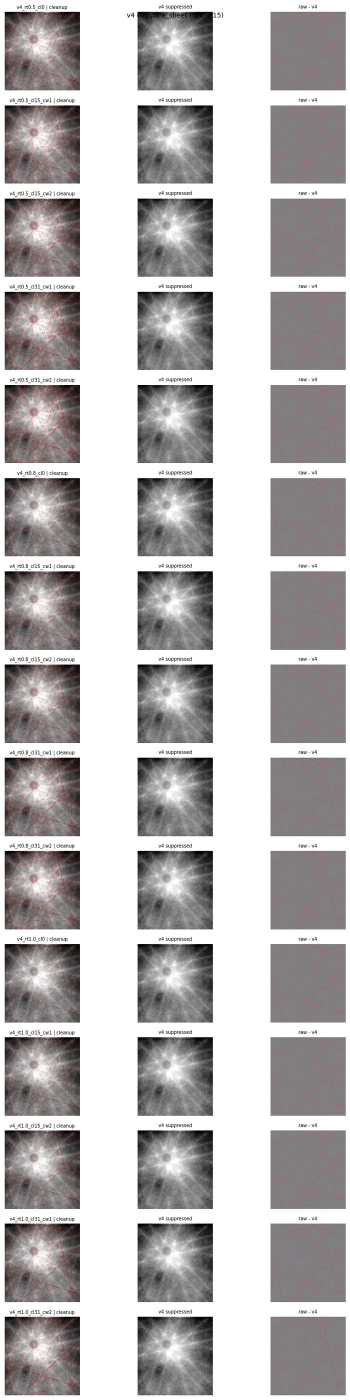
#> input picture docs/review_runs/visual_line_hide_v4/compare_sheet.jpg, 700 x 2800 px (shown at 1/2 size)
$ python -i line_band_contrast_suppress_v4.py   (imports and definitions only)
#> lines starting #> are read from the running program, lines starting #| are printed output that depends on the picture
"""Stage 2f - Visual Line Hide v4.

Builds on the v3 baseline `C90b_bt1.0_wc7_h6_kh0.3` and adds a *residual
dark cleanup* pass that targets the discontinuous dark dots / segments
the reviewer flagged on v3 (line crossings, original long-line locations).

Pipeline:

1. Run the v3 baseline ONCE with the fixed parameters above and obtain
   `suppressed_v3`, `v3_core`, `v3_halo`, the structure-tensor normal
   field and the side-band fallback bg.

2. Compute a *residual dark score* on `suppressed_v3`:

       bg_low_after = gaussian(suppressed_v3, sigma=20)
       dark_residual_after = bg_low_after - suppressed_v3
       residual_score = max(dark_residual_after, 0) / max(local_noise, MAD)

   Threshold sweep: 0.5σ / 0.8σ / 1.0σ.

3. Split the prepared `protect_mask` into:

   - `protect_true_blob`: compact blobs that do NOT sit on lines
     (overlap with `dilate(broad_line_mask, 3)` ≤ 30 %). Preserved.
   - `protect_on_line`: compact blobs that DO sit on lines
     (overlap > 30 %). Allowed to be cleaned.

4. Directional closing of `v3_core` along multiple line orientations
   ({0,30,60,90,120,150}°) at (length=closing_len, width=closing_width)
   to fill in along-the-line breaks. The new pixels are added to the
   cleanup mask only where they also fall inside `broad_line_mask`
   (sato75), so we never bridge unrelated structure.

5. Cleanup candidates = (residual_score > threshold)
   AND inside `dilate(line_region, margin=4)`
   AND component is either elongated OR overlaps `broad_line_mask`.
   The cleanup mask is the union of these candidates and the
   close-extension pixels, with `protect_true_blob` subtracted.

6. The cleanup mask is filled with the same orientation-aware bg as v3
   (sampled along ±normal, smaller distance set), falling back to the
   v2 side-band bg where directional sampling has no valid neighbour.
   Cleanup pixels are hard-replaced; no soft retention of raw.

7. Outputs per variant: summary_panel.png (full + 4 zoom crops),
   suppressed_preview.png, removed.png, cleanup_mask.png,
   residual_dark_mask.png; aggregate sheets and a dedicated
   baseline_v3_vs_v4_compare panel.

Sweep budget: 3 residual_threshold × {cl=0(1), cl=15(cw1,cw2), cl=31(cw1,cw2)}
= 3 × 5 = 15 variants.
"""

from __future__ import annotations

import argparse
import csv
import json
import time
import warnings
from itertools import product
from pathlib import Path

import numpy as np
import tifffile
from PIL import Image
from scipy import ndimage
from skimage import measure
from skimage.morphology import binary_closing, binary_dilation, disk

import matplotlib
# [1 line not run here, left out]
import matplotlib.pyplot as plt


# --------------------------------------------------------------------------- #
# IO helpers
# --------------------------------------------------------------------------- #

def load_tif(path: Path) -> np.ndarray:
    return tifffile.imread(str(path))


def load_mask(path: Path) -> np.ndarray:
    img = Image.open(str(path)).convert("L")
    return np.asarray(img) > 127


def save_mask(path: Path, mask: np.ndarray) -> None:
    path.parent.mkdir(parents=True, exist_ok=True)
    Image.fromarray((mask.astype(np.uint8) * 255)).save(str(path))


def save_uint8(path: Path, arr8: np.ndarray) -> None:
    path.parent.mkdir(parents=True, exist_ok=True)
    Image.fromarray(arr8).save(str(path))


def save_tif(path: Path, arr: np.ndarray) -> None:
    path.parent.mkdir(parents=True, exist_ok=True)
    tifffile.imwrite(str(path), arr, compression="zlib")


# --------------------------------------------------------------------------- #
# Black-line / residual dark score
# --------------------------------------------------------------------------- #

# [16 lines left out: function compute_dark_score, not called in this run]


# --------------------------------------------------------------------------- #
# Structure tensor (carried from v3)
# --------------------------------------------------------------------------- #

def compute_normal_direction(
    img_f: np.ndarray, sigma_pre: float = 1.0, sigma_tensor: float = 4.0,
) -> tuple[np.ndarray, np.ndarray, np.ndarray]:
#> called with sigma_pre = 1, sigma_tensor = 4
    img_s = ndimage.gaussian_filter(img_f, sigma=sigma_pre)
    gx = ndimage.sobel(img_s, axis=1)
    gy = ndimage.sobel(img_s, axis=0)
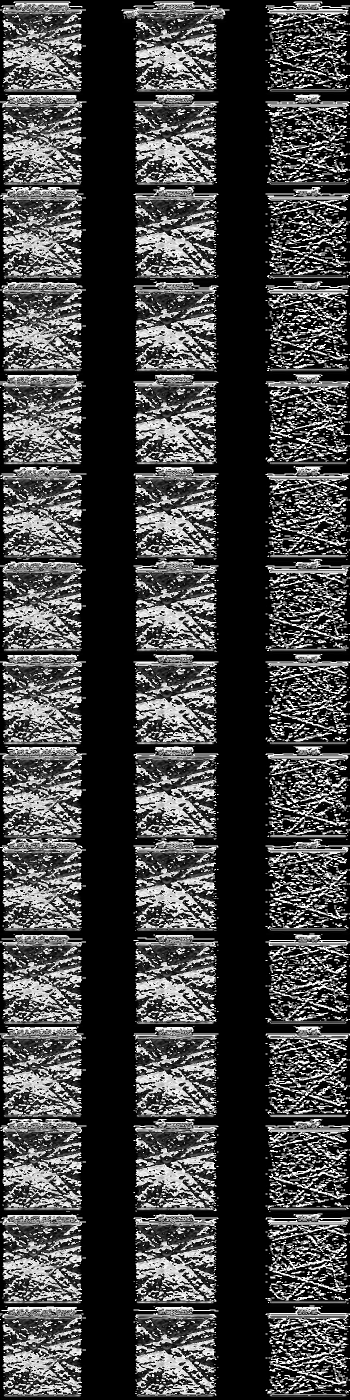
#> gy: shape (2800, 700) (shown at 1/2 size); min 0, max 255, mean 68.9
    Jxx = ndimage.gaussian_filter(gx * gx, sigma=sigma_tensor)
    Jxy = ndimage.gaussian_filter(gx * gy, sigma=sigma_tensor)
    Jyy = ndimage.gaussian_filter(gy * gy, sigma=sigma_tensor)
    theta_n = 0.5 * np.arctan2(2.0 * Jxy, Jxx - Jyy)
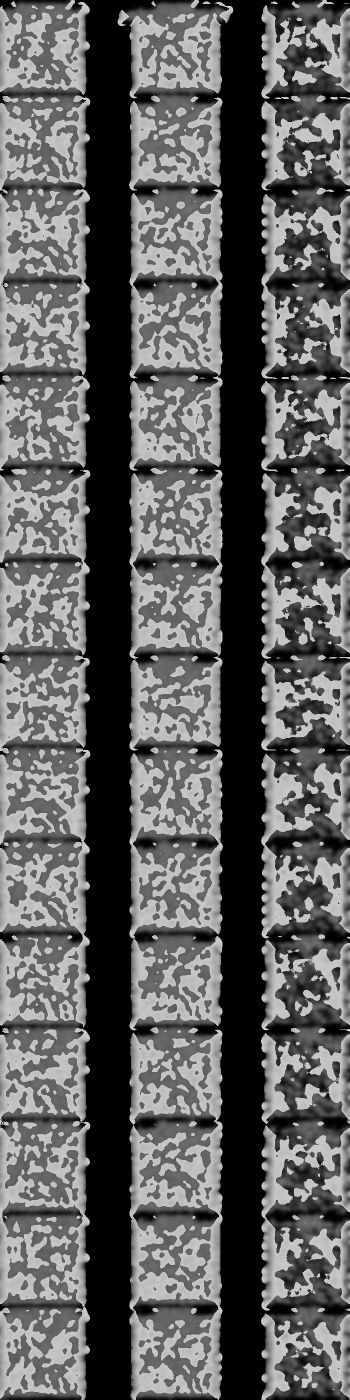
#> theta_n: shape (2800, 700) float64 (shown at 1/2 size); min 0, max 0.785, mean 0.378
    cos_n = np.cos(theta_n).astype(np.float32)
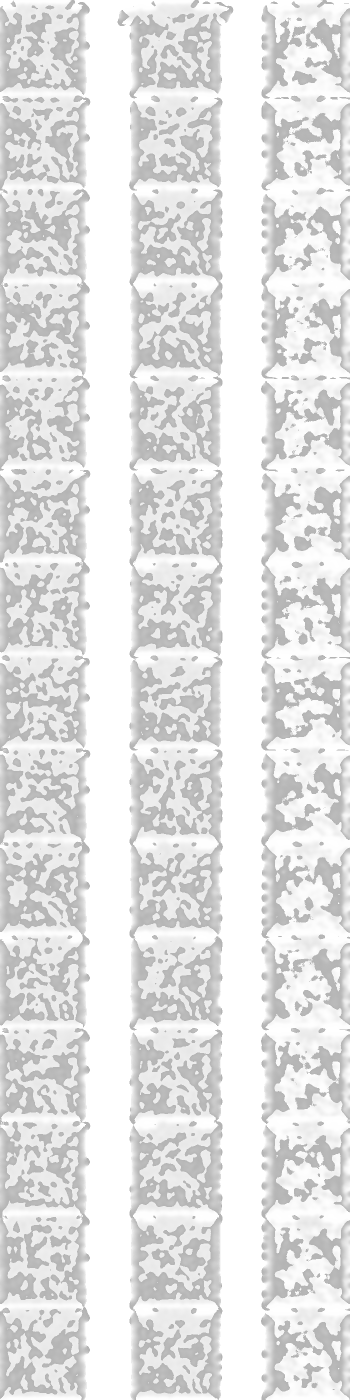
#> cos_n: shape (2800, 700) float32 (shown at 1/2 size); min 0.707, max 1, mean 0.889
    sin_n = np.sin(theta_n).astype(np.float32)
    tmp = np.sqrt(np.maximum((Jxx - Jyy) ** 2 + 4.0 * Jxy ** 2, 0.0))
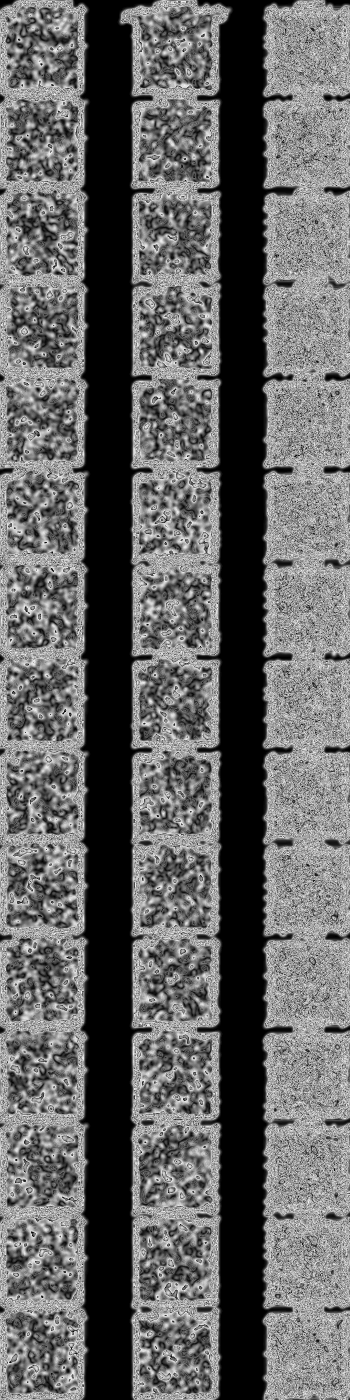
#> tmp: shape (2800, 700) float64 (shown at 1/2 size); min 0, max 35.28, mean 13.7; drawn with min black and max white
    lam1 = 0.5 * (Jxx + Jyy + tmp)
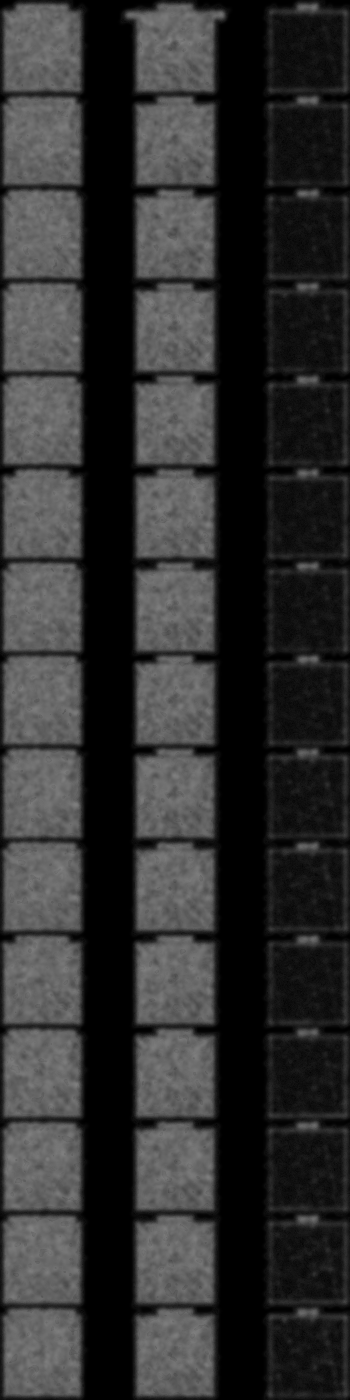
#> lam1: shape (2800, 700) float64 (shown at 1/2 size); min 0, max 130.3, mean 48.6
    lam2 = 0.5 * (Jxx + Jyy - tmp)
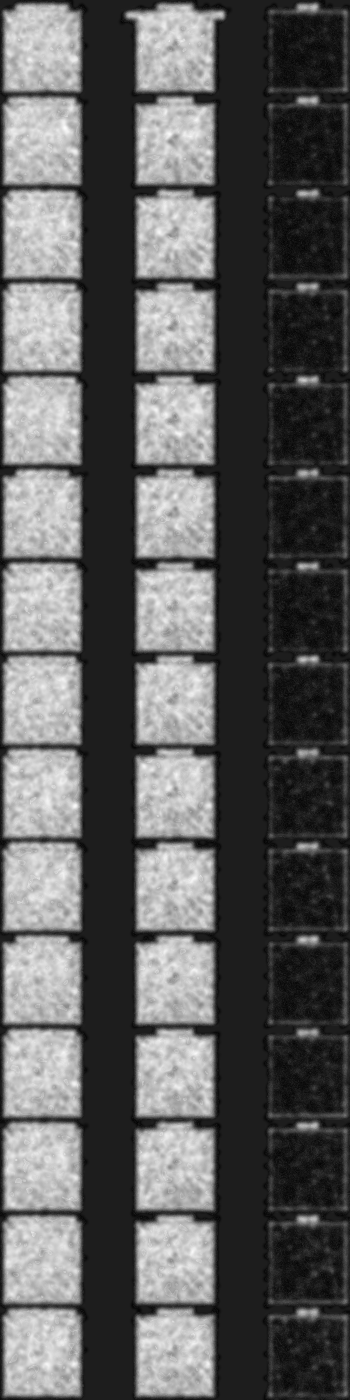
#> lam2: shape (2800, 700) float64 (shown at 1/2 size); min -15.52, max 119, mean 34.9; drawn with min black and max white
    coh = (lam1 - lam2) / (lam1 + lam2 + 1e-12)
    coh = np.clip(coh, 0.0, 1.0).astype(np.float32)
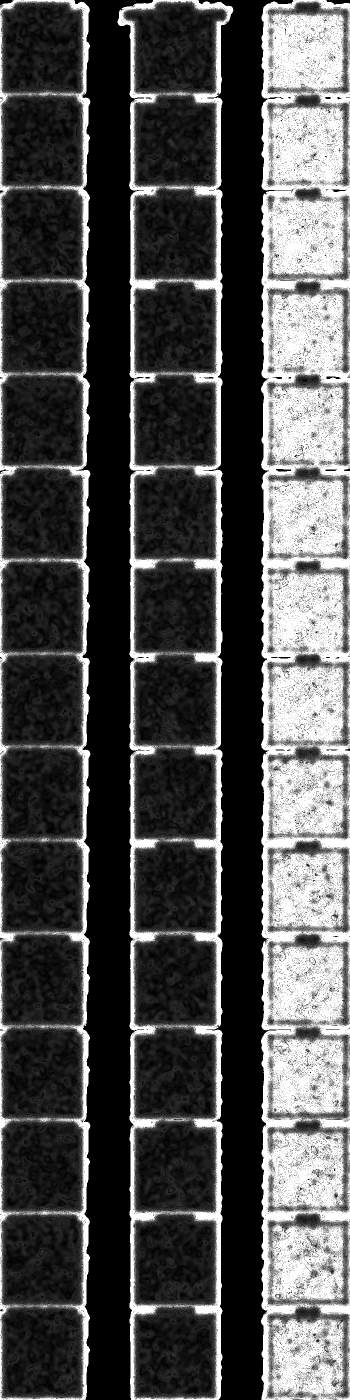
#> coh: shape (2800, 700) float32 (shown at 1/2 size); min 0, max 1, mean 0.313
    return cos_n, sin_n, coh


# --------------------------------------------------------------------------- #
# Core / halo (v3 carryover)
# --------------------------------------------------------------------------- #

# [250 lines left out: functions build_core_halo, side_band_bg, directional_bg, feather_outer_alpha, suppress_v3, split_protect_mask and 5 more, not called in this run]


def to_uint8(arr: np.ndarray, lo: float, hi: float) -> np.ndarray:
    a = (arr.astype(np.float32) - lo) / (hi - lo)
    return (np.clip(a, 0.0, 1.0) * 255.0 + 0.5).astype(np.uint8)


# [218 lines left out: functions overlay_mask, diff_heatmap, downscale_uint8, select_zoom_crops, extract_crop, save_summary_panel and 4 more, not called in this run]


# --------------------------------------------------------------------------- #
# Sweep
# --------------------------------------------------------------------------- #

VARIANT_FIELDS = [
    "variant_name", "residual_threshold", "closing_len", "closing_width",
    "keep_halo",
    "baseline_core_coverage_percent", "baseline_edit_coverage_percent",
    "cleanup_coverage_percent", "cleanup_on_line_fraction",
    "cleanup_dir_bg_coverage_percent",
    "mean_abs_removed_cleanup",
    "residual_p99_v3", "residual_p99_v4",
    "core_residual_v3", "core_residual_v4",
]


# [367 lines left out: functions expand_sweep, variant_name_of, main, not called in this run]


# [2 lines not run here, left out]

>>> import cv2
>>> picture = cv2.imread('../../docs/review_runs/visual_line_hide_v4/compare_sheet.jpg', cv2.IMREAD_GRAYSCALE)
>>> result = compute_normal_direction(picture)
